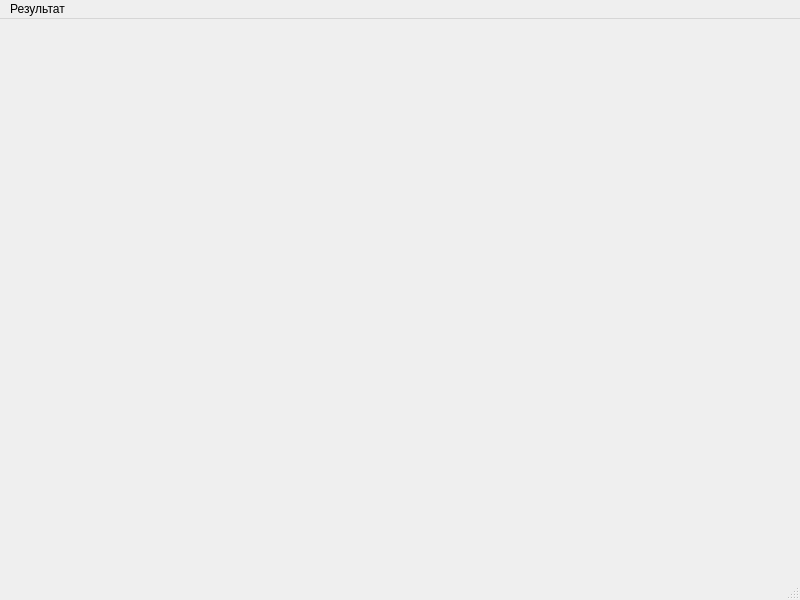
<?xml version="1.0" encoding="UTF-8"?>
<ui version="4.0">
 <class>MainWindow</class>
 <widget class="QMainWindow" name="MainWindow">
  <property name="geometry">
   <rect>
    <x>0</x>
    <y>0</y>
    <width>800</width>
    <height>600</height>
   </rect>
  </property>
  <property name="windowTitle">
   <string>MainWindow</string>
  </property>
  <widget class="QWidget" name="centralwidget"/>
  <widget class="QMenuBar" name="menubar">
   <property name="geometry">
    <rect>
     <x>0</x>
     <y>0</y>
     <width>800</width>
     <height>21</height>
    </rect>
   </property>
   <widget class="QMenu" name="menuTest">
    <property name="title">
     <string>Результат</string>
    </property>
    <addaction name="save"/>
    <addaction name="load"/>
   </widget>
   <addaction name="menuTest"/>
  </widget>
  <widget class="QStatusBar" name="statusbar"/>
  <action name="save">
   <property name="text">
    <string>Сохранить</string>
   </property>
  </action>
  <action name="load">
   <property name="text">
    <string>Загрузить</string>
   </property>
  </action>
 </widget>
 <resources/>
 <connections/>
</ui>
